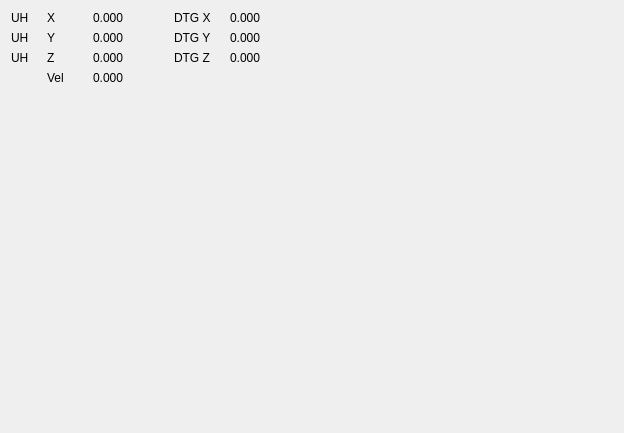
<?xml version="1.0" encoding="UTF-8"?>
<ui version="4.0">
 <class>Form</class>
 <widget class="QWidget" name="Form">
  <property name="geometry">
   <rect>
    <x>0</x>
    <y>0</y>
    <width>624</width>
    <height>433</height>
   </rect>
  </property>
  <property name="windowTitle">
   <string>Form</string>
  </property>
  <property name="windowOpacity">
   <double>0.000000000000000</double>
  </property>
  <layout class="QGridLayout" name="gridLayout_2">
   <item row="1" column="0">
    <spacer name="verticalSpacer">
     <property name="orientation">
      <enum>Qt::Vertical</enum>
     </property>
     <property name="sizeHint" stdset="0">
      <size>
       <width>20</width>
       <height>40</height>
      </size>
     </property>
    </spacer>
   </item>
   <item row="0" column="0">
    <layout class="QGridLayout" name="gridLayout">
     <item row="0" column="2">
      <widget class="QLabel" name="label_dro_x">
       <property name="minimumSize">
        <size>
         <width>75</width>
         <height>0</height>
        </size>
       </property>
       <property name="styleSheet">
        <string notr="true">background-color: rgb(255, 255, 0,0);</string>
       </property>
       <property name="text">
        <string>0.000</string>
       </property>
      </widget>
     </item>
     <item row="1" column="1">
      <widget class="QLabel" name="label_y">
       <property name="styleSheet">
        <string notr="true">background-color: rgb(255, 255, 0,0);</string>
       </property>
       <property name="text">
        <string>Y</string>
       </property>
      </widget>
     </item>
     <item row="0" column="4">
      <widget class="QLabel" name="label_dro_dtg_x">
       <property name="minimumSize">
        <size>
         <width>75</width>
         <height>0</height>
        </size>
       </property>
       <property name="styleSheet">
        <string notr="true">background-color: rgb(255, 255, 0,0);</string>
       </property>
       <property name="text">
        <string>0.000</string>
       </property>
      </widget>
     </item>
     <item row="2" column="3">
      <widget class="QLabel" name="label_dtg_z">
       <property name="styleSheet">
        <string notr="true">background-color: rgb(255, 255, 0,0);</string>
       </property>
       <property name="text">
        <string>DTG Z</string>
       </property>
      </widget>
     </item>
     <item row="0" column="0">
      <widget class="QLabel" name="label_dro_uh_x">
       <property name="minimumSize">
        <size>
         <width>30</width>
         <height>0</height>
        </size>
       </property>
       <property name="styleSheet">
        <string notr="true">background-color: rgb(255, 255, 0,0);</string>
       </property>
       <property name="text">
        <string>UH</string>
       </property>
      </widget>
     </item>
     <item row="1" column="2">
      <widget class="QLabel" name="label_dro_y">
       <property name="styleSheet">
        <string notr="true">background-color: rgb(255, 255, 0,0);</string>
       </property>
       <property name="text">
        <string>0.000</string>
       </property>
      </widget>
     </item>
     <item row="3" column="1">
      <widget class="QLabel" name="label_vel">
       <property name="minimumSize">
        <size>
         <width>0</width>
         <height>0</height>
        </size>
       </property>
       <property name="styleSheet">
        <string notr="true">background-color: rgb(255, 255, 0,0);</string>
       </property>
       <property name="text">
        <string>Vel</string>
       </property>
      </widget>
     </item>
     <item row="1" column="3">
      <widget class="QLabel" name="label_dtg_y">
       <property name="styleSheet">
        <string notr="true">background-color: rgb(255, 255, 0,0);</string>
       </property>
       <property name="text">
        <string>DTG Y</string>
       </property>
      </widget>
     </item>
     <item row="1" column="0">
      <widget class="QLabel" name="label_dro_uh_y">
       <property name="styleSheet">
        <string notr="true">background-color: rgb(255, 255, 0,0);</string>
       </property>
       <property name="text">
        <string>UH</string>
       </property>
      </widget>
     </item>
     <item row="0" column="1">
      <widget class="QLabel" name="label_x">
       <property name="minimumSize">
        <size>
         <width>40</width>
         <height>0</height>
        </size>
       </property>
       <property name="styleSheet">
        <string notr="true">background-color: rgb(255, 255, 0,0);</string>
       </property>
       <property name="text">
        <string>X</string>
       </property>
      </widget>
     </item>
     <item row="2" column="4">
      <widget class="QLabel" name="label_dro_dtg_z">
       <property name="styleSheet">
        <string notr="true">background-color: rgb(255, 255, 0,0);</string>
       </property>
       <property name="text">
        <string>0.000</string>
       </property>
      </widget>
     </item>
     <item row="3" column="2">
      <widget class="QLabel" name="label_dro_vel">
       <property name="styleSheet">
        <string notr="true">background-color: rgb(255, 255, 0,0);</string>
       </property>
       <property name="text">
        <string>0.000</string>
       </property>
      </widget>
     </item>
     <item row="0" column="3">
      <widget class="QLabel" name="label_dtg_x">
       <property name="minimumSize">
        <size>
         <width>50</width>
         <height>0</height>
        </size>
       </property>
       <property name="styleSheet">
        <string notr="true">background-color: rgb(255, 255, 0,0);</string>
       </property>
       <property name="text">
        <string>DTG X</string>
       </property>
      </widget>
     </item>
     <item row="2" column="0">
      <widget class="QLabel" name="label_dro_uh_z">
       <property name="styleSheet">
        <string notr="true">background-color: rgb(255, 255, 0,0);</string>
       </property>
       <property name="text">
        <string>UH</string>
       </property>
      </widget>
     </item>
     <item row="1" column="4">
      <widget class="QLabel" name="label_dro_dtg_y">
       <property name="styleSheet">
        <string notr="true">background-color: rgb(255, 255, 0,0);</string>
       </property>
       <property name="text">
        <string>0.000</string>
       </property>
      </widget>
     </item>
     <item row="2" column="2">
      <widget class="QLabel" name="label_dro_z">
       <property name="styleSheet">
        <string notr="true">background-color: rgb(255, 255, 0,0);</string>
       </property>
       <property name="text">
        <string>0.000</string>
       </property>
      </widget>
     </item>
     <item row="2" column="1">
      <widget class="QLabel" name="label_z">
       <property name="styleSheet">
        <string notr="true">background-color: rgb(255, 255, 0,0);</string>
       </property>
       <property name="text">
        <string>Z</string>
       </property>
      </widget>
     </item>
    </layout>
   </item>
   <item row="0" column="2">
    <spacer name="horizontalSpacer">
     <property name="orientation">
      <enum>Qt::Horizontal</enum>
     </property>
     <property name="sizeHint" stdset="0">
      <size>
       <width>40</width>
       <height>20</height>
      </size>
     </property>
    </spacer>
   </item>
  </layout>
 </widget>
 <resources/>
 <connections/>
</ui>
